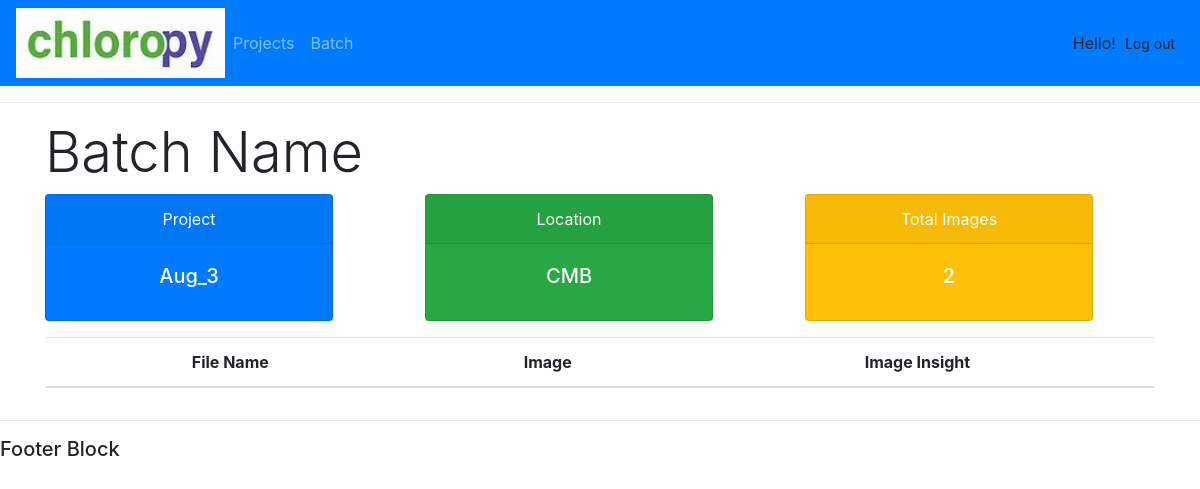
/view_batch/Mon_4 (signed in), run on the app's committed database.
### batch/models.py (models this page shows, shortened)
class Batch(models.Model):
    STATUS_ITEM = (
        ('0', 'Uploaded'),
        ('1', 'Processing'),
        ('2', 'Completed')
    )
    name = models.CharField(max_length = 255,unique = True)
    project = models.ForeignKey(Project, null=True, on_delete=models.SET_NULL)
    location = models.CharField(max_length = 255)
    short_description = models.CharField(max_length=255, blank=True, null=True)
    description = models.TextField(default='', blank=True, null=True)
    total_images = models.IntegerField(default=0)
    failed_images = models.IntegerField(default=0)
    batch_status = models.CharField(default='0', choices = STATUS_ITEM, max_length=1)
    created_by = models.ForeignKey(User, on_delete=models.CASCADE)
    created_at = models.DateTimeField(default=timezone.now)

class Project(models.Model):
    name = models.CharField(max_length=255, unique=True)
    locations = models.TextField(default='')
    sample_type = models.CharField(max_length=255)
    short_description = models.CharField(max_length=255, blank=True, null=True)
    description = models.TextField(default='', blank=True, null=True)
    pcreated_by = models.ForeignKey(User, on_delete=models.CASCADE)
    created_at = models.DateTimeField(default=timezone.now)

### batch/views.py (the view)
# urls.py: path('view_batch/<str:bh_name>', views.view_batch, name='viewBach'),
@login_required(login_url='index')
def view_batch(request, bh_name):
    batch_name = bh_name
    batch_name = Batch.objects.get(name=batch_name)
    images = ImageBank.objects.filter(batch=batch_name)
    for image in images:
        image.sample_details = json.loads(image.sample_details)
    return render(request, 'batch/batchView.html', {'images': images, 'batch_name': batch_name})

### batch/templates/batch/batchView.html (shortened to what this page needs)
{% extends 'batch/def_temp.html' %}
{% load static %}
{% block content %}
<h1 class="display-4">Batch Name</h1>
<div class="row">
    <div class="col-sm-4">
    <div class="card text-white bg-primary mb-3 text-center" style="max-width: 18rem;">
    <div class="card-header">Project</div>
      <div class="card-body">
        <h5 class="card-title">{{ batch_name.project.name }}</h5>
      </div>
    </div>
    </div>
    <div class="col-sm-4">
    <div class="card text-white bg-success mb-3 text-center" style="max-width: 18rem;">
      <div class="card-header">Location</div>
      <div class="card-body">
        <h5 class="card-title">{{ batch_name.location }}</h5>
      </div>
    </div>
    </div>
    <div class="col-sm-4">
        <div class="card text-white bg-warning mb-3 text-center" style="max-width: 18rem;">
          <div class="card-header">Total Images</div>
          <div class="card-body">
            <h5 class="card-title">{{ batch_name.total_images }}</h5>
          </div>
        </div>
    </div>
    <div class="col-12">
        <table class="table table-image text-center">
            <thead>
                <tr>
                    <th scope="col">File Name</th>
                    <th scope="col">Image</th>
                    <th scope="col">Image Insight</th>
                </tr>
            </thead>
        </table>
    </div>
</div>
{% endblock %}

### data on the page
Batch: project.name "Aug_3", location "CMB", total_images "2"
